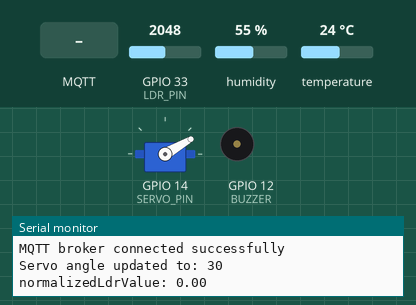
Simulated run of this sketch. Board: ESP32. On the bench: servo, buzzer (waves = sounding, pin HIGH), the last lines printed to the serial monitor. The test bench sets the inputs (shaded band); at power-on: GPIO 33 (LDR_PIN) = 2048, humidity 55 %, temperature 24 °C. WiFi joins after 1.5 s; servers stay silent unless stated; random numbers use the default seed unless the sketch sets one; no MQTT or app messages arrive unless stated.

Above: at 4.7 s.
4.8 s: MQTT message "ENTC-ADMIN-SCH-ON" arrives on the first subscribed topic
At 6.7 s:
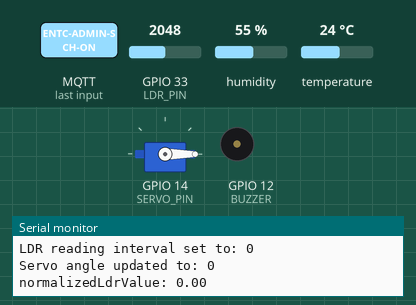
7.0 s: MQTT message "1" arrives on the first subscribed topic
At 8.3 s:
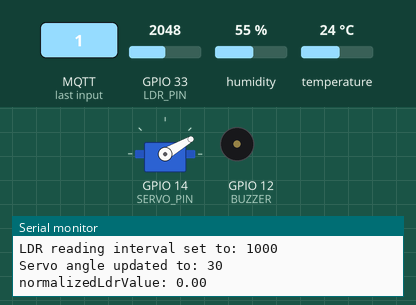
9.0 s: MQTT message "1" arrives on the third subscribed topic
At 11.0 s:
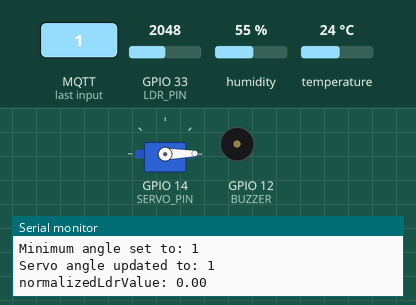
Timing chart, 0 to 12.5 s (numbered marks = the images above; inputs shaded):
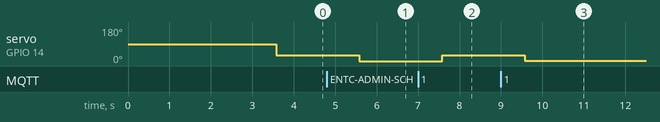

The sketch:

sketch.ino
```cpp
#include <WiFi.h>
#include <PubSubClient.h>
#include <DHTesp.h>
#include <Adafruit_GFX.h>
#include <Adafruit_SSD1306.h>
#include <cmath>
#include <ESP32Servo.h>
#include <NTPClient.h>
#include <WiFiUdp.h>

// Define pins for sensors and actuator
#define DHT_PIN 15       // DHT22 sensor pin
#define LDR_PIN 33       // LDR sensor pin
#define SERVO_PIN 14     // Servo motor pin
#define BUZZER 12        //Buzzer pin

// WiFi and MQTT client objects
WiFiClient espClient;          // WiFi client
PubSubClient mqttClient(espClient); // MQTT client
DHTesp dhtSensor;            // DHT sensor object
Servo servoMotor;            // Servo motor object

WiFiUDP ntpUDP;
NTPClient timeClient(ntpUDP);

// Variable to store temperature data
char tempAr[6];

bool isScheduledON = false;
unsigned long scheduledOnTime;

// Unique client ID for MQTT
String clientId = "esp1254785458" + String(random(0, 1000));
const char* esp_client = clientId.c_str();

// Timing variables (in milliseconds)
unsigned long ldrSamplingInterval = 5000;  // LDR sampling interval (default 5 seconds)
unsigned long ldrSendingInterval = 120000; // LDR sending interval (default 2 minutes)
unsigned long tempSendingInterval = 2000;  // Temperature sending interval (2 seconds)

// LDR related variables
const int maxAdcValue = 4063;  // Maximum ADC reading
const int minAdcValue = 32;    // Minimum ADC reading
unsigned long ldrValueSum = 0;    // Sum of LDR readings
float normalizedLdrValue = 0.0; // Normalized LDR value

// Servo control variables
int servoMinimumAngle = 30;    // Minimum servo angle
float servoControlFactor = 0.75;  // Servo control factor
int idealMedicineTemperature = 30; // Ideal temperature for medicine

// MQTT topics
const char* ldrDataTopic = "220113V/LDR_DATA";         // LDR data topic
const char* tempDataTopic = "220113V/TEMP_DATA";        // Temperature data topic
const char* ldrReadingIntervalTopic = "220113V/reading_interval"; // LDR reading interval topic
const char* ldrTimePeriodTopic = "220113V/time_period";   // LDR time period topic
const char* servoMinimumAngleTopic = "220113V/minimum_angle";   // Minimum servo angle topic
const char* servoControlFactorTopic = "220113V/controlling_factor"; // Servo control factor topic
const char* idealTemperatureTopic = "220113V/ideal_temperature";  // Ideal temperature topic

// Setup function
void setup() {
  Serial.begin(115200);

  delay(2000);
  dhtSensor.setup(DHT_PIN, DHTesp::DHT22);
  setupWiFiConnection();

  mqttClient.setCallback(mqttCallback);
  connectToMqttBroker();

  servoMotor.setPeriodHertz(50);
  servoMotor.attach(SERVO_PIN, 500, 2400);

  timeClient.begin();
  timeClient.setTimeOffset(5.5*3600);


  pinMode(BUZZER, OUTPUT);
  digitalWrite(BUZZER, LOW);
}


void buzzerOn(bool on){
  if (on) {
    tone(BUZZER,256);
  }else{
    noTone(BUZZER);
  }
}

// Function to establish MQTT broker connection
void connectToMqttBroker() {
  const char* mqttBrokerAddress = "test.mosquitto.org";
  const int mqttBrokerPort = 1883;
  mqttClient.setServer(mqttBrokerAddress, mqttBrokerPort);
  mqttClient.setCallback(mqttCallback);


  int connectionAttempts = 0;
  const int maxConnectionAttempts = 5;

  while (!mqttClient.connected() && connectionAttempts < maxConnectionAttempts) {
    Serial.println("Attempting MQTT broker connection...");
    if (mqttClient.connect(esp_client)) {
      Serial.println("MQTT broker connected successfully");
      // Subscribe to relevant configuration topics
      mqttClient.subscribe(ldrReadingIntervalTopic);
      mqttClient.subscribe(ldrTimePeriodTopic);
      mqttClient.subscribe(servoMinimumAngleTopic);
      mqttClient.subscribe(servoControlFactorTopic);
      mqttClient.subscribe(idealTemperatureTopic);
      mqttClient.subscribe("ENTC-ADMIN-MAIN-ON-OFF");
      mqttClient.subscribe("ENTC-ADMIN-SCH-ON");

    } else {
      Serial.print("MQTT connection failed, reason code=");
      Serial.print(mqttClient.state());
      Serial.println(" - retrying in 2 seconds");
      delay(2000);
      connectionAttempts++;
    }
  }

  if (!mqttClient.connected()) {
    Serial.println("Failed to connect to MQTT broker after multiple retries");
    delay(10000);
  }
}


// Callback function for MQTT messages
void mqttCallback(char* topic, byte* payload, unsigned int length) {
  Serial.print("Message arrived [");
  Serial.print(topic);
  Serial.print("]: ");

  char message[length + 1];
  for (int i = 0; i < length; i++) {
    message[i] = (char)payload[i];
    Serial.print((char)payload[i]);
  }
  message[length] = '\0';
  Serial.println();

  // Process incoming MQTT messages
  if (strcmp(topic, ldrReadingIntervalTopic) == 0) {
    ldrSamplingInterval = atoi(message) * 1000;
    Serial.print("LDR reading interval set to: ");
    Serial.println(ldrSamplingInterval);
  } else if (strcmp(topic, ldrTimePeriodTopic) == 0) {
    ldrSendingInterval = atof(message) * 60 * 1000;
    Serial.print("LDR time period set to: ");
    Serial.println(ldrSendingInterval);
  } else if (strcmp(topic, servoMinimumAngleTopic) == 0) {
    servoMinimumAngle = atoi(message);
    Serial.print("Minimum angle set to: ");
    Serial.println(servoMinimumAngle);
  } else if (strcmp(topic, servoControlFactorTopic) == 0) {
    servoControlFactor = atof(message);
    Serial.print("Controlling factor set to: ");
    Serial.println(servoControlFactor);
  } else if (strcmp(topic, idealTemperatureTopic) == 0) {
    idealMedicineTemperature = atoi(message);
    Serial.print("Ideal temperature set to: ");
    Serial.println(idealMedicineTemperature);
  } else if(strcmp(topic,"ENTC-ADMIN-MAIN-ON-OFF") == 0){
    if (message[0] == '1'){
      buzzerOn(true);
    }else{
      buzzerOn(false);
    }


  }else if(strcmp(topic,"ENTC-ADMIN-SCH-ON") == 0){
    if(message[0] == 'N'){
      isScheduledON = false;
    }else{
      isScheduledON = true;
      scheduledOnTime = atol(message);
    }
  }
  else {
    Serial.println("Unknown topic");
  }
}

// Function to calculate the servo position
double calculateServoAngle() {
  TempAndHumidity sensorData = dhtSensor.getTempAndHumidity();
  double currentTemperature = sensorData.temperature;

  double angle = servoMinimumAngle +
                 (180.0 - servoMinimumAngle) *
                 normalizedLdrValue *
                 servoControlFactor *
                 std::log((double)ldrSendingInterval / ldrSamplingInterval) *
                 (currentTemperature / idealMedicineTemperature);

  return constrain(angle, 0, 180);
}

// Function to setup WiFi connection
void setupWiFiConnection() {
  Serial.println();
  Serial.println("Connecting to ");
  Serial.println("Wokwi-Guest");
  WiFi.begin("Wokwi-GUEST", "");

  while (WiFi.status() != WL_CONNECTED) {
    delay(500);
    Serial.println(".");
  }
  Serial.println("WiFi connected");
  Serial.println("IP address: ");
  Serial.println(WiFi.localIP());
}

unsigned long getTime(){
  timeClient.update();
  return timeClient.getEpochTime();
}

void checkSchedule() {
  if(isScheduledON){
    unsigned long currenttime = getTime();
    if(currenttime > scheduledOnTime ){
      buzzerOn(true);
      isScheduledON = false;
      mqttClient.publish("ENTC-ADMIN-MAIN-ON-OFF-ESP", "1");
      mqttClient.publish("ENTC-ADMIN-SCH-ESP-ON", "0");
      Serial.println("Scheduled ON");
    }
  }

}


// Main loop
void loop() {
  if (!mqttClient.connected()) connectToMqttBroker();
  mqttClient.loop();

  // Read LDR sensor
  static unsigned long lastLdrSampleTime = 0;
  if (millis() - lastLdrSampleTime >= ldrSamplingInterval) {
    ldrValueSum += maxAdcValue - analogRead(LDR_PIN);
    lastLdrSampleTime = millis();
  }

  // Send LDR data
  static unsigned long lastLdrSendTime = 0;
  if (millis() - lastLdrSendTime >= ldrSendingInterval) {
    float sampleCount = (float)ldrSendingInterval / ldrSamplingInterval;
    float averageLdrValue = (float)ldrValueSum / sampleCount;
    normalizedLdrValue = averageLdrValue / (maxAdcValue - minAdcValue);

    char ldrMessage[12];
    dtostrf(normalizedLdrValue, 1, 4, ldrMessage);
    mqttClient.publish(ldrDataTopic, ldrMessage);
    ldrValueSum = 0;
    lastLdrSendTime = millis();
  }

  // Send temperature data
  static unsigned long lastTempSendTime = 0;
  unsigned long currentTime = millis(); // Store current time to reduce calls to millis()

  if (currentTime - lastTempSendTime >= tempSendingInterval) {
    TempAndHumidity sensorData = dhtSensor.getTempAndHumidity(); // Get sensor data once
    dtostrf(sensorData.temperature, 1, 2, tempAr); // Convert temperature to char array

    mqttClient.publish(tempDataTopic, tempAr); // Publish data
    lastTempSendTime = currentTime; // Update last sent time
  }

  checkSchedule();


  // Update servo motor position periodically
  static unsigned long lastServoUpdateTime = 0;
  unsigned long CurrentTime = millis();
  const unsigned long servoUpdateInterval = 2000; // Update every 2 seconds

  if (CurrentTime - lastServoUpdateTime >= servoUpdateInterval) {
    lastServoUpdateTime = CurrentTime;
    int targetAngle = calculateServoAngle();
    int constrainedAngle = constrain(targetAngle, 0, 180);
    servoMotor.write(constrainedAngle);
    Serial.print("Servo angle updated to: ");
    Serial.println(constrainedAngle);
    Serial.print("normalizedLdrValue: ");
    Serial.println(normalizedLdrValue);

  }
}
```

Measured:
- after the input at 4.8 s, servo on GPIO 14 (SERVO_PIN): 30° → 0° after 0.78 s
- after the input at 7.0 s, servo on GPIO 14 (SERVO_PIN): 0° → 30° after 0.58 s
- after the input at 9.0 s, servo on GPIO 14 (SERVO_PIN): 30° → 1° after 0.58 s
